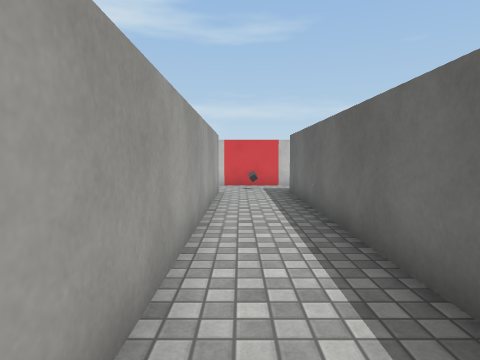
view 1 (above)

21 first-person views from a walk through a Unity game level. The camera is 1.2 m above the floor, tilts 4° down and sees 75° across. The floor is counted in squares, 1 m on a side. Each view is taken from the middle of a square. On the plan, view 1 faces up. The plan holds only what a view shows up to about 13 squares ahead; the rest is blank. The place goes on beyond the plan. The player character is not drawn. Surface patterns are stand-ins for the level's own textures.

view 2
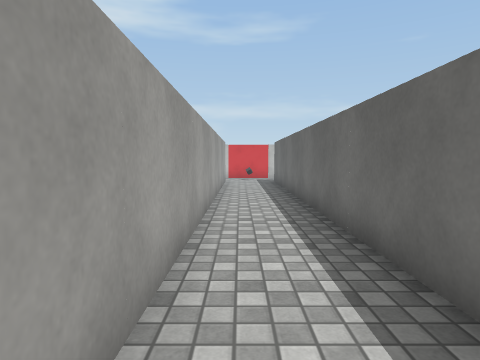

view 3
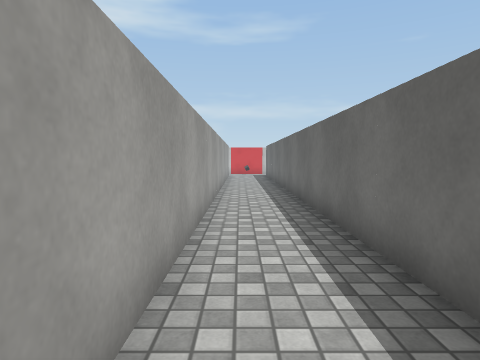

view 4
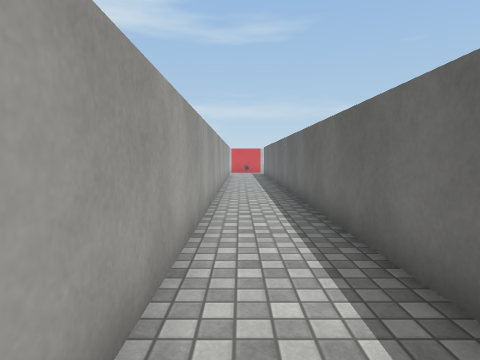

view 5
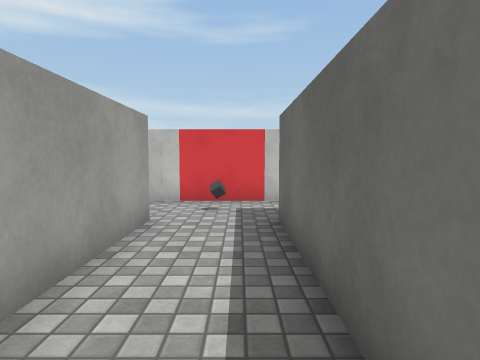

view 6
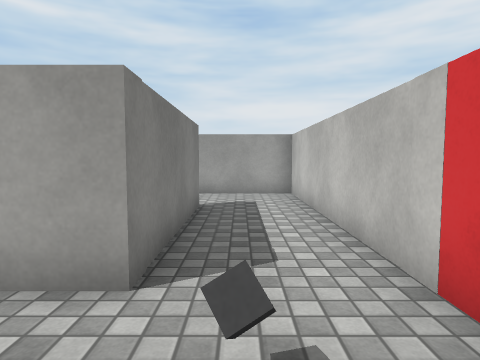

view 7
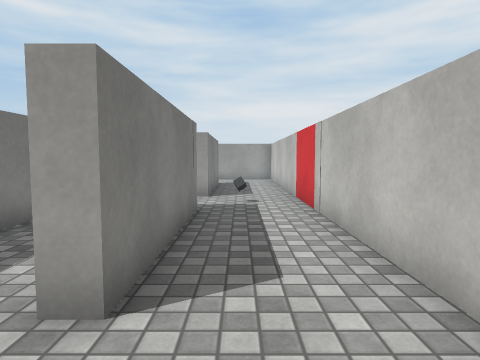

view 8
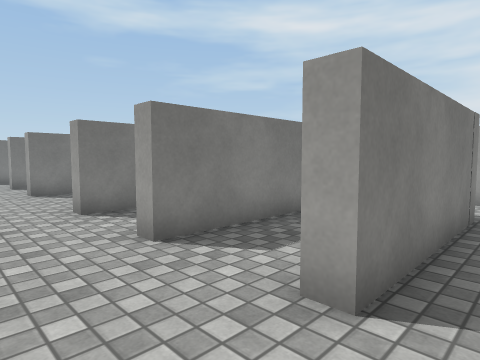

view 9
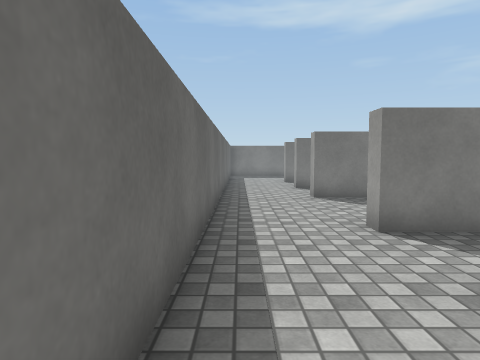

view 10
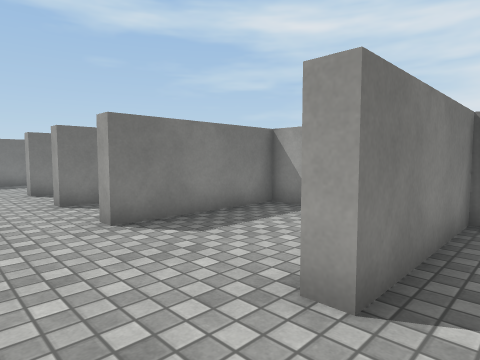

view 11
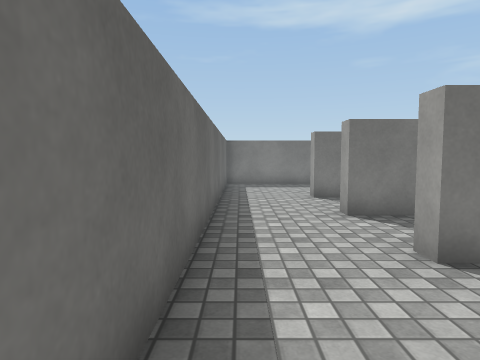

view 12
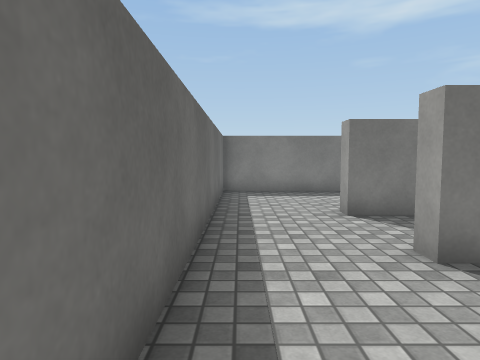

view 13
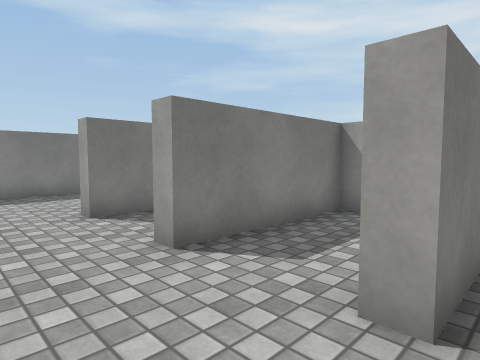

view 14
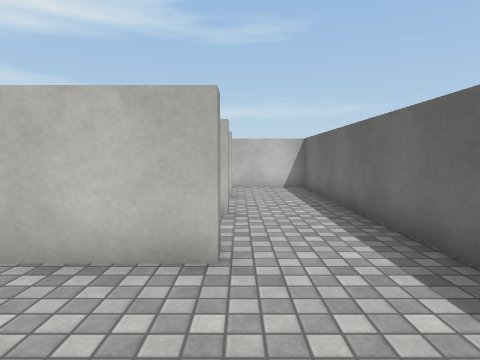

view 15
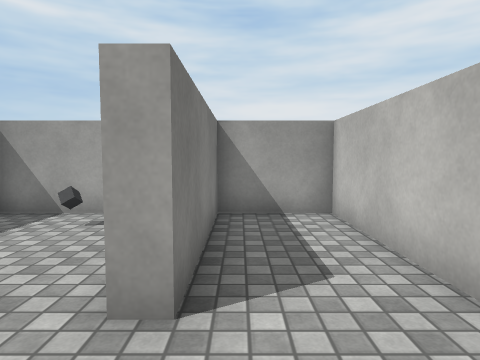

view 16
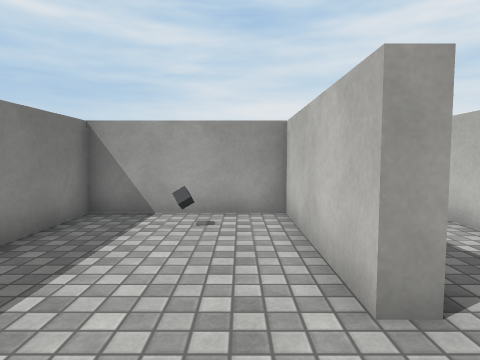

view 17
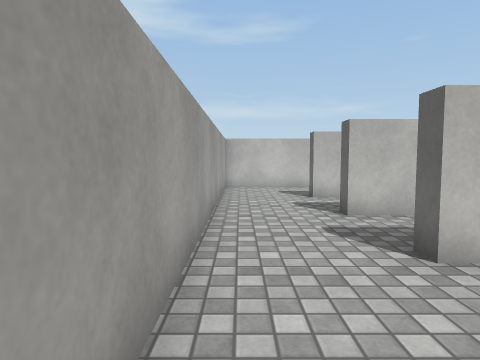

view 18
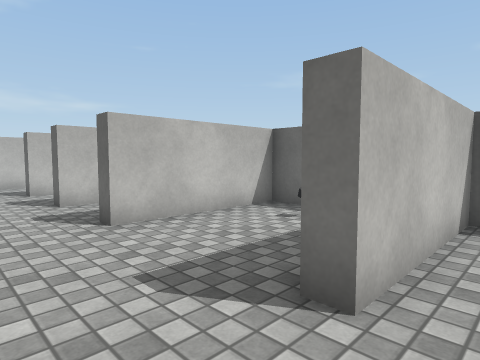

view 19
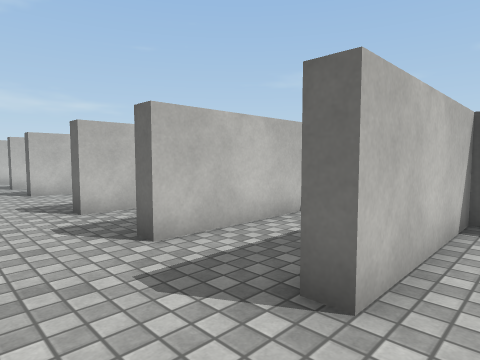

view 20
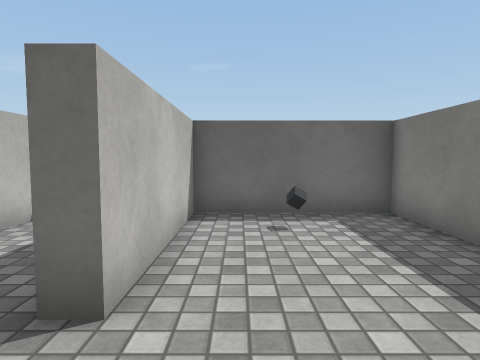

view 21
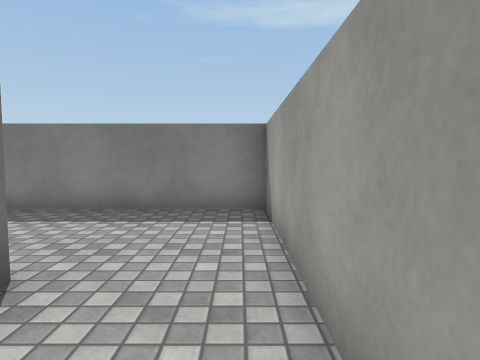

### Floor plan
Ten units are one square. View 1 is at (0, 0); x grows to the right and y downward. Boxes are objects, and circles mark ways between rooms. Rooms are numbered by the first view taken in them; rooms with no view inside come last. Other rooms are left out.
<svg viewBox="-91 -150 192 266">
<path fill="none" stroke="#000" d="M-12 -35 -12 -45 -57 -45 -57 -50M-11 0 -57 0 -57 -6M-20 30 -57 30 -57 24M-42 -75 -57 -75 -57 -80M-86 38 -86 103 -12 103 -12 60 -57 60 -57 54M-49 -105 -57 -105 -57 -110 -7 -110 -7 111M-6 -138 -86 -138 -86 -18M18 99 18 -110 67 -110M76 -138 16 -138M22 -15 22 -5 67 -5 67 0M22 19 22 25 67 25 67 30 22 30 22 55 67 55 67 60 22 60 22 103 96 103M21 -50 67 -50 67 -45 42 -45M30 -80 67 -80 67 -74M67 -110 67 -104M96 99 96 -138 76 -138"/>
<rect x="-35" y="75" width="10" height="10" fill="#bbb"><title>grey cube</title></rect>
<rect x="-35" y="-35" width="10" height="10" fill="#bbb"><title>other object</title></rect>
<rect x="-5" y="-125" width="10" height="10" fill="#bbb"><title>grey cube</title></rect>
<rect x="-5" y="-145" width="20" height="10" fill="#bbb"><title>red block</title></rect>
<rect x="25" y="75" width="10" height="10" fill="#bbb"><title>grey cube</title></rect>
<circle cx="65" cy="-125" r="3" fill="#2a7"/>
<text x="-30" y="-20">1</text>
<text x="60" y="-10">2</text>
</svg>
Room 1 opens to room 2.

Where each view was taken, in squares from view 1:
view 1: 0 up, 0 right, facing up
view 2: 5 down, 0 right, facing up
view 3: 10 down, 0 right, facing up
view 4: 12 down, 0 right, facing up
view 5: 5 up, 1 right, facing up
view 6: 12 up, 2 right, facing left
view 7: 12 up, 9 right, facing left
view 8: 12 up, 9 right, facing down-left
view 9: 10 up, 9 right, facing down
view 10: 6 up, 9 right, facing down-left
view 11: 4 up, 9 right, facing down
view 12: 1 up, 9 right, facing down
view 13: 1 up, 9 right, facing down-left
view 14: 1 up, 7 right, facing up
view 15: 5 down, 9 right, facing left
view 16: 7 down, 9 right, facing left
view 17: 1 up, 8 left, facing up
view 18: 1 down, 8 left, facing up-right
view 19: 7 down, 8 left, facing up-right
view 20: 7 down, 8 left, facing right
view 21: 3 down, 8 left, facing down
